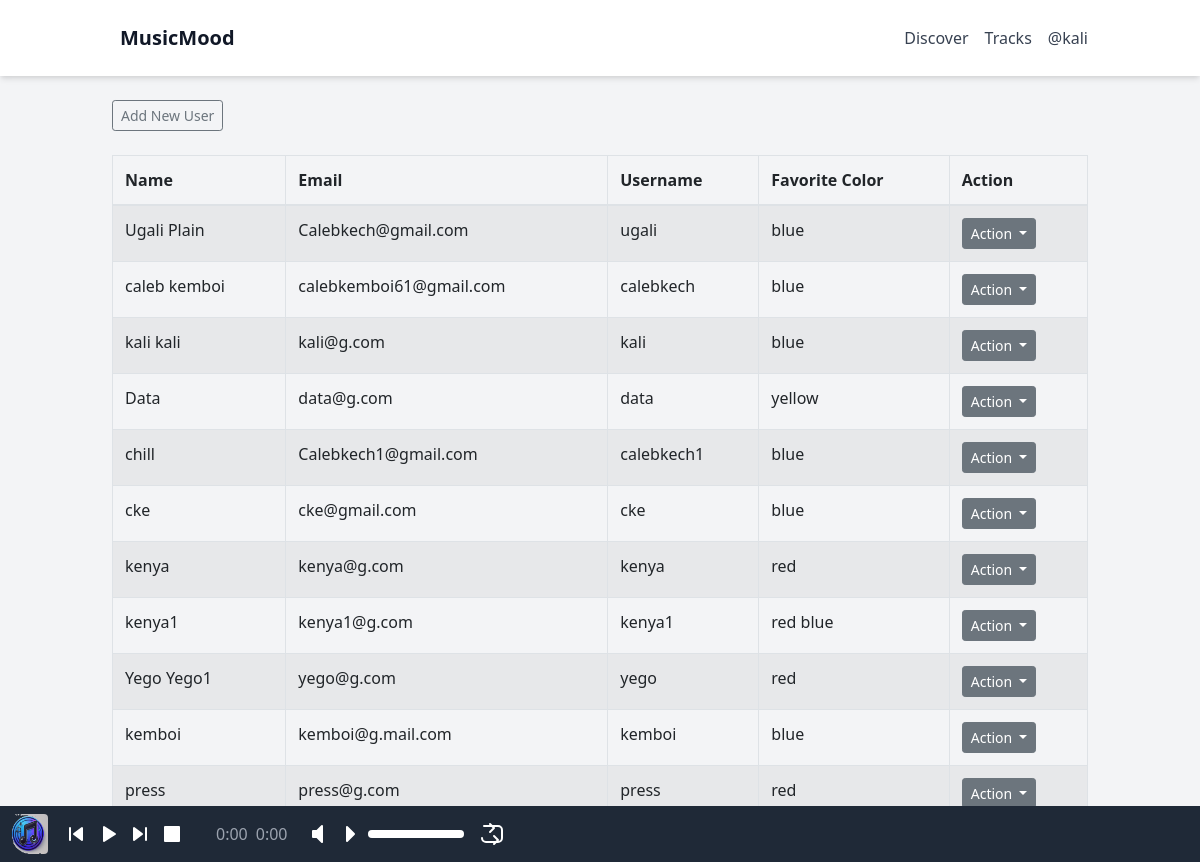
The app's page /user/user_list (signed in), older data.
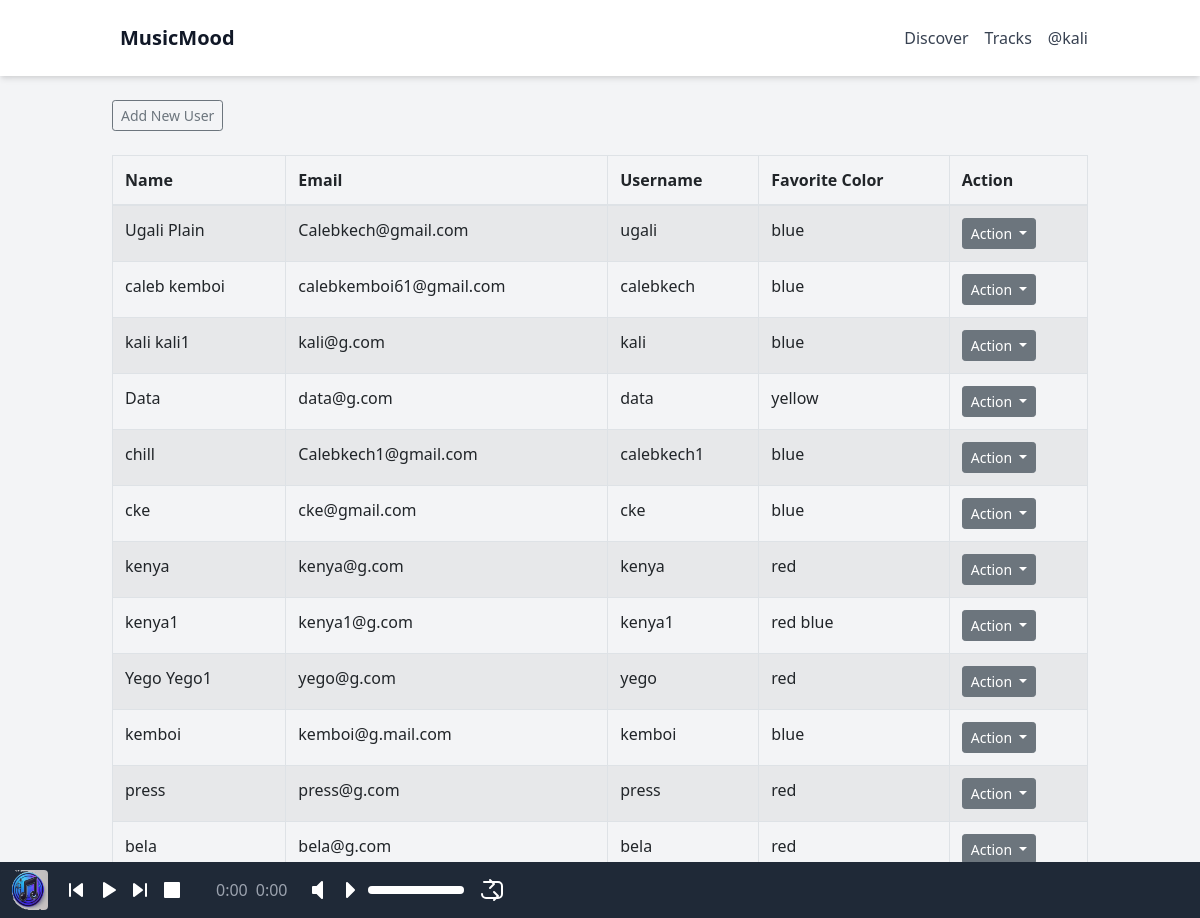
The same page, newer data.
### app/models.py (models this page shows, shortened)
class Users(db.Model, UserMixin):
    id = db.Column(db.String(36), primary_key=True, default=lambda: str(uuid.uuid4()))
    username = db.Column(db.String(20), nullable=False, unique=True)
    name = db.Column(db.String(200), nullable=False)
    email = db.Column(db.String(120), nullable=False, unique=True)
    favorite_color = db.Column(db.String(120))
    date_added = db.Column(db.DateTime, nullable=False, default=datetime.utcnow)
    profile_pic = db.Column(db.String(255), nullable=True)
    is_admin = db.Column(db.Boolean, default=False)
    is_creater = db.Column(db.Boolean, default=False)
    playlists = db.relationship('Playlist', back_populates='user', cascade='all, delete-orphan')
    password_hash = db.Column(db.String(256))

### app/routes.py (the view)
@main.route('/user/user_list')
@login_required
@admin_required
def users():
    users = Users.query.order_by(Users.date_added).all()
    return render_template("user_list.html", users=users)

### app/__init__.py (called while the page is built)
def create_app():
    app = Flask(__name__)
    app.config.from_object(Config)
    db.init_app(app)
    migrate = Migrate(app, db)
    from .routes import main
    from .auth import auth  # Import the auth Blueprint
    app.register_blueprint(main)
    app.register_blueprint(auth, url_prefix='/auth')  # Register the auth Blueprint with a URL prefix
    login_manager = LoginManager()
    login_manager.init_app(app)
    login_manager.login_view = 'auth.login'
    @login_manager.user_loader
    def load_user(user_id):
        return Users.query.get(str(user_id))
    @app.errorhandler(404)
    def page_not_found(e):
        return render_template('404.html'), 404
    return app

### app/routes.py (called while the page is built)
def admin_required(f):
    @wraps(f)
    def decorated_function(*args, **kwargs):
        if not current_user.is_authenticated or not current_user.is_admin:
            flash('Page does not exits.', 'danger')
            return redirect(url_for('main.index'))
        return f(*args, **kwargs)
    return decorated_function

### app/templates/user_list.html (shortened to what this page needs)
{% extends "base.html" %}
{% block content %}
    <div>
        <a class="btn btn-outline-secondary btn-sm" href="/user/add" role="button">Add New User</a>
    </div>
    <br>
    <table class="table table-hover table-bordered table-striped">
        <thead class="table-group-divider">
            <tr>
                <th scope="col">Name</th>
                <th scope="col">Email</th>
                <th scope="col">Username</th>
                <th scope="col">Favorite Color</th>
                <th scope="col">Action</th>
            </tr>
        </thead>
        <tbody>
            {% for user in users %}
            <tr>
                <td>{{ user.name }}</td>
                <td>{{ user.email }}</td>
                <td>{{ user.username }}</td>
                <td>{{ user.favorite_color }}</td>
                <td>
                    <div class="dropdown">
                        <button class="btn btn-secondary dropdown-toggle btn-sm" type="button" id="dropdownMenuButton{{ user.id }}" data-bs-toggle="dropdown" aria-expanded="false">
                            Action
                        </button>
                    </div>
                </td>
            </tr>
            {% endfor %}
        </tbody>
    </table>
{% endblock %}

### app/templates/base.html (shortened to what the changed rows need)
<!DOCTYPE html>
<html lang="en">
<head>
    <link href="https://stackpath.bootstrapcdn.com/bootstrap/4.5.2/css/bootstrap.min.css" rel="stylesheet">
    <link href="https://cdn.jsdelivr.net/npm/tailwindcss@2.2.19/dist/tailwind.min.css" rel="stylesheet">
</head>
<body class="bg-gray-100 text-gray-900 flex flex-col min-h-screen">
    <header class="bg-white shadow-md w-full">
        <div class="container mx-auto flex justify-between items-center p-4">
            <nav class="flex items-center space-x-4">
                <a href="{{ url_for('main.songs')}}" class="text-gray-700 hover:text-gray-900">Discover</a>
                <a href="{{ url_for('main.songs')}}" class="text-gray-700 hover:text-gray-900">Tracks</a>
                {% if current_user.is_authenticated %}
                    <a href="{{ url_for('auth.profile')}}" class="text-gray-700 hover:text-gray-900">@{{ current_user.username }}</a>
                {% endif %}
            </nav>
        </div>
    </header>
    <div id="content" class="flex-grow container mx-auto p-4">
        {% block content %}
        {% endblock %}
    </div>
</body>
</html>

Row changes from the older to the newer data that the page shows:
changed Users "kali@g.com": name "kali kali" → "kali kali1"
added Users: name "bela", email "bela@g.com", username "bela", favorite_color "red"
